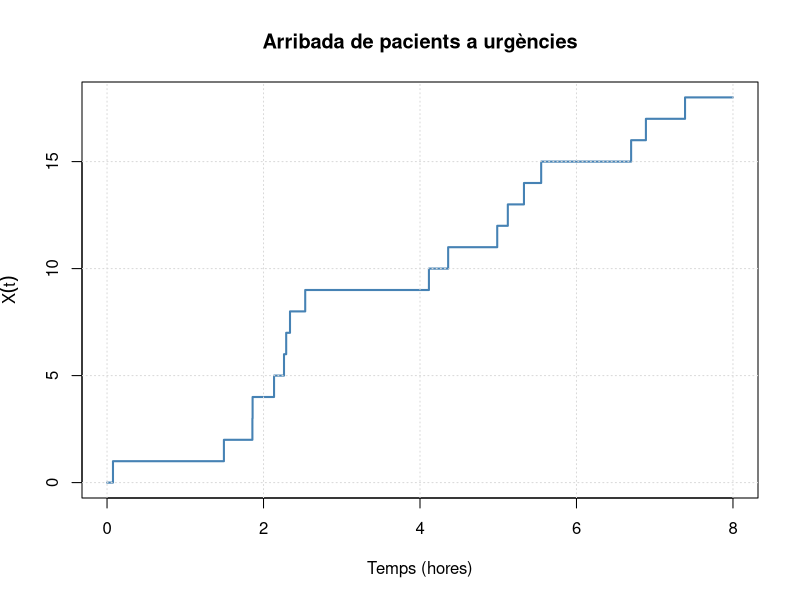

This figure's R source:

#------------------------------------------
# Proceso de  Poisson : número de casos de urgència
#------------------------------------------

set.seed(1234)

# Intensitat (pacients per hora)
lambda <- 3

# Temps màxim (hores)
Tmax <- 8

# Nombre total d'arribades
N <- rpois(1, lambda * Tmax)

# Instants d'arribada
arribades <- sort(runif(N, 0, Tmax))

# Trajectòria del procés
temps <- c(0, arribades, Tmax)
pacients <- c(0, seq_len(N), N)

plot(temps, pacients,
     type = "s",
     lwd = 2,
     col = "steelblue",
     xlab = "Temps (hores)",
     ylab = expression(X(t)),
     main = "Arribada de pacients a urgències")

grid(col = "grey85", lty = 3)
